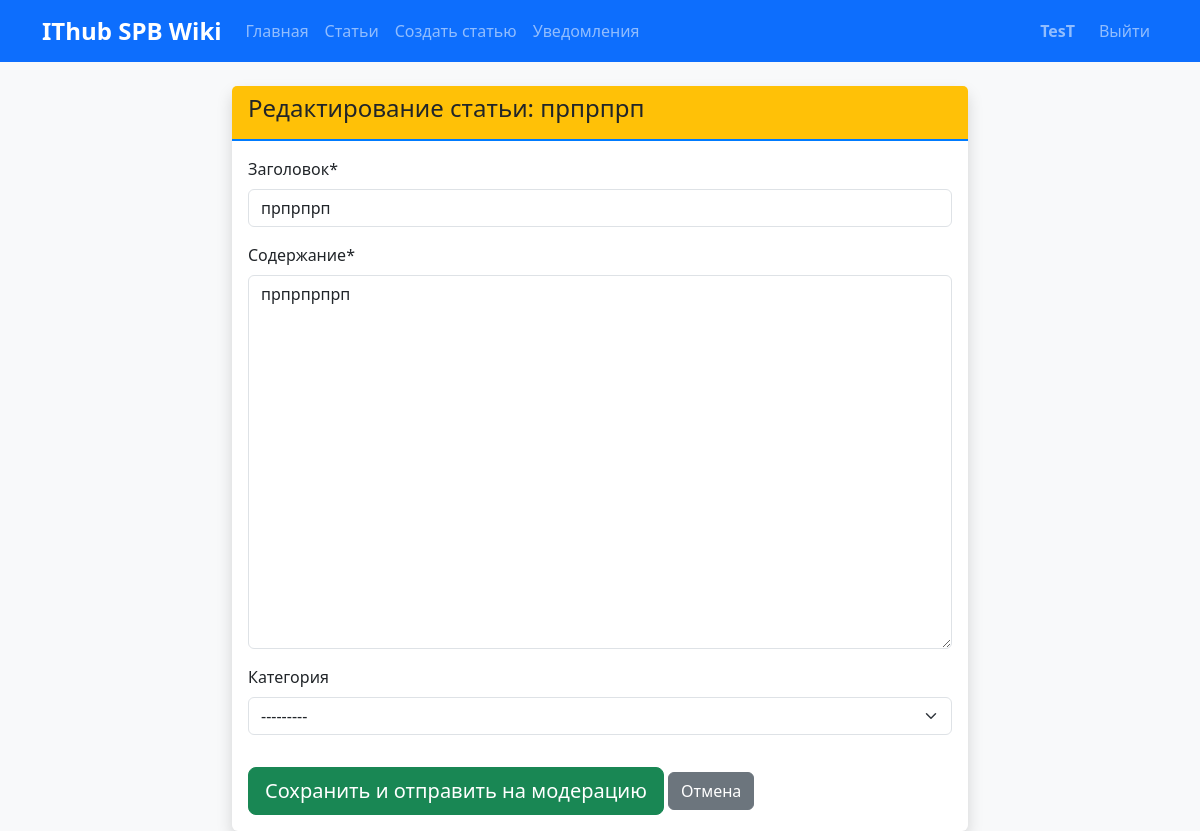
Page /article/15/edit/ (signed in) on the earlier database version.
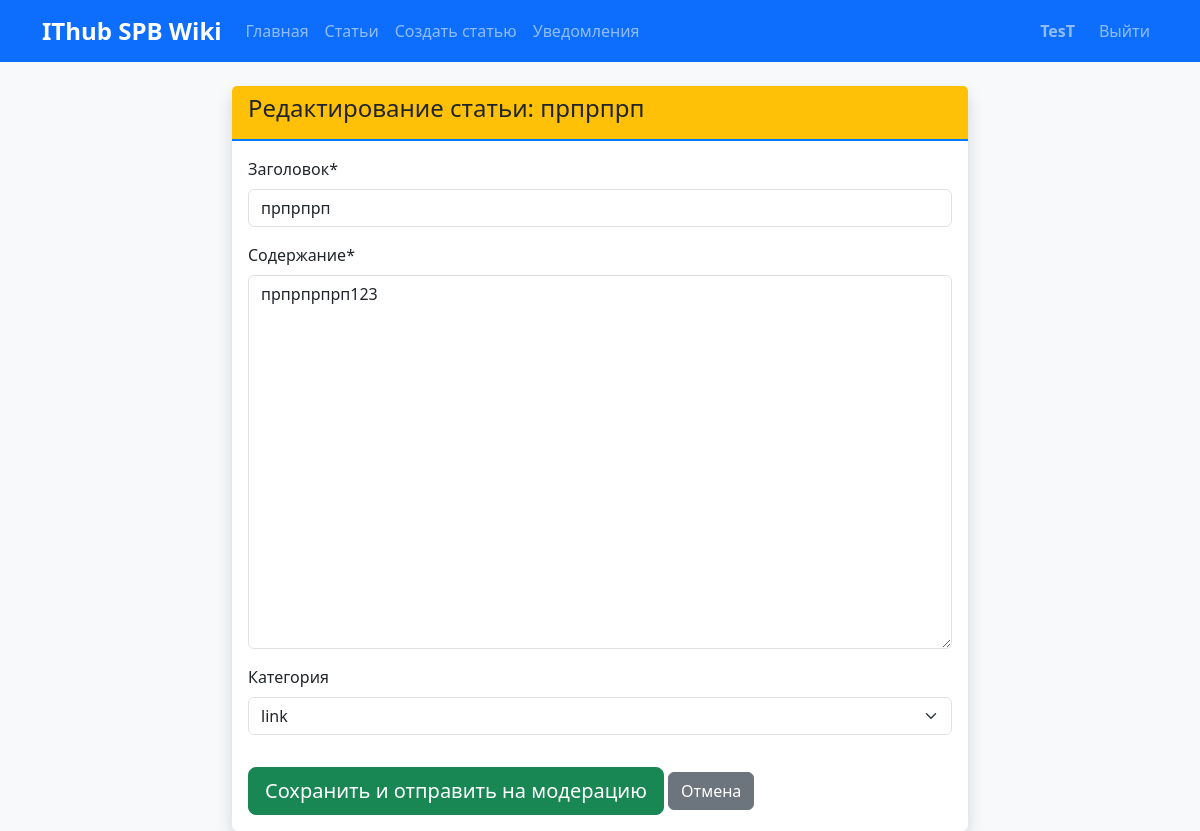
Same page on the later database version.
### articles/models.py (models this page shows, shortened)
class Article(models.Model):
    STATUS_CHOICES = [
        ("draft", "Черновик"),
        ("pending", "На модерации"),
        ("published", "Опубликовано"),
        ("rejected", "Отклонено"),
    ]
    title = models.CharField("Заголовок", max_length=200)
    content = models.TextField("Содержание")
    category = models.ForeignKey(
        Category,
        on_delete=models.SET_NULL,
        null=True,
        blank=True,
        verbose_name="Категория",
        related_name="articles",
    )
    author = models.ForeignKey(
        User, on_delete=models.CASCADE, verbose_name="Автор", related_name="articles"
    )
    status = models.CharField(
        "Статус", max_length=20, choices=STATUS_CHOICES, default="pending"
    )
    created_at = models.DateTimeField("Создано", auto_now_add=True)
    updated_at = models.DateTimeField("Обновлено", auto_now=True)
    published_at = models.DateTimeField("Опубликовано", null=True, blank=True)
    moderation_comment = models.TextField("Комментарий модератора", blank=True)
    moderator = models.ForeignKey(
        User,
        on_delete=models.SET_NULL,
        null=True,
        blank=True,
        verbose_name="Модератор",
        related_name="moderated_articles",
    )
    views_count = models.PositiveIntegerField("Просмотры", default=0)
    class Meta:
        verbose_name = "Статья"
        verbose_name_plural = "Статьи"
        ordering = ["-created_at"]

### articles/views.py (the view)
# urls.py: path("article/<int:pk>/edit/", views.edit_article, name="edit_article"),
@login_required
def edit_article(request, pk):
    article = get_object_or_404(Article, pk=pk)
    if request.method == "POST":
        form = ArticleForm(request.POST, instance=article)
        if form.is_valid():
            article = form.save(commit=False)
            article.status = "pending"
            article.moderator = None
            article.moderation_comment = ""
            article.save()
            messages.success(
                request,
                "Статья успешно отредактирована и отправлена на повторную модерацию.",
            )
            return redirect("articles:home.html", pk=article.pk)
    else:
        form = ArticleForm(instance=article)
    return render(
        request, "articles/editarticle.html", {"form": form, "article": article}
    )

### articles/forms.py
class ArticleForm(forms.ModelForm):
    class Meta:
        model = Article
        fields = ["title", "content", "category"]
        widgets = {
            "title": forms.TextInput(attrs={"class": "form-control"}),
            "content": forms.Textarea(attrs={"class": "form-control", "rows": 15}),
            "category": forms.Select(attrs={"class": "form-control"}),
        }

### articles/models.py (called while the page is built)
    def __str__(self):
        return self.name

### articles/templates/articles/editarticle.html (shortened to what this page needs)
{% extends 'articles/base.html' %}
{% load crispy_forms_tags %}
{% block content %}
<div class="row justify-content-center">
    <div class="col-lg-8">
        <div class="card shadow">
            <div class="card-header bg-warning">
                <h4>Редактирование статьи: {{ article.title }}</h4>
            </div>
            <div class="card-body">
                <form method="post">
                    {{ form|crispy }}
                    <button type="submit" class="btn btn-success btn-lg mt-3">
                        Сохранить и отправить на модерацию
                    </button>
                    <a href="{% url 'articles:article_detail' article.pk %}" class="btn btn-secondary mt-3">
                        Отмена
                    </a>
                </form>
            </div>
        </div>
    </div>
</div>
{% endblock %}

Differences in the rows shown:
changed Article "прпрпрп": content "прпрпрпрп" → "прпрпрпрп123"; category "---------" → "link"
